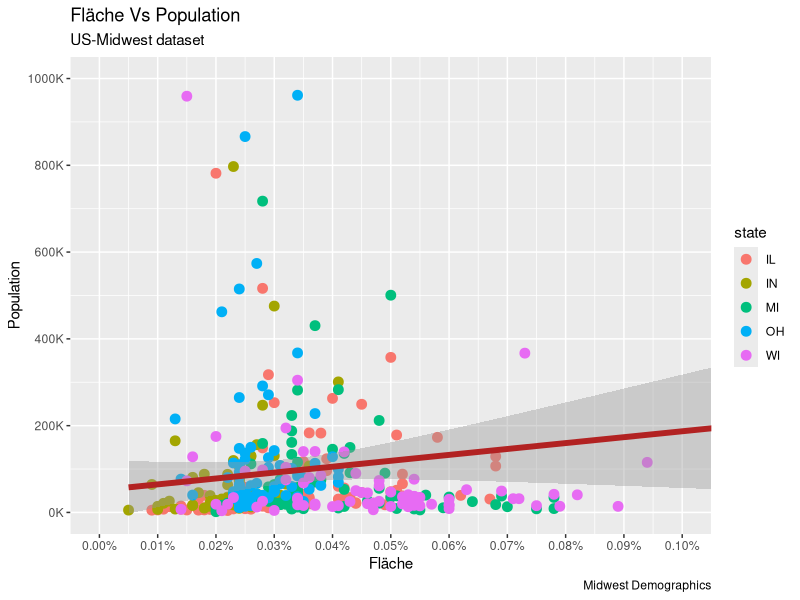
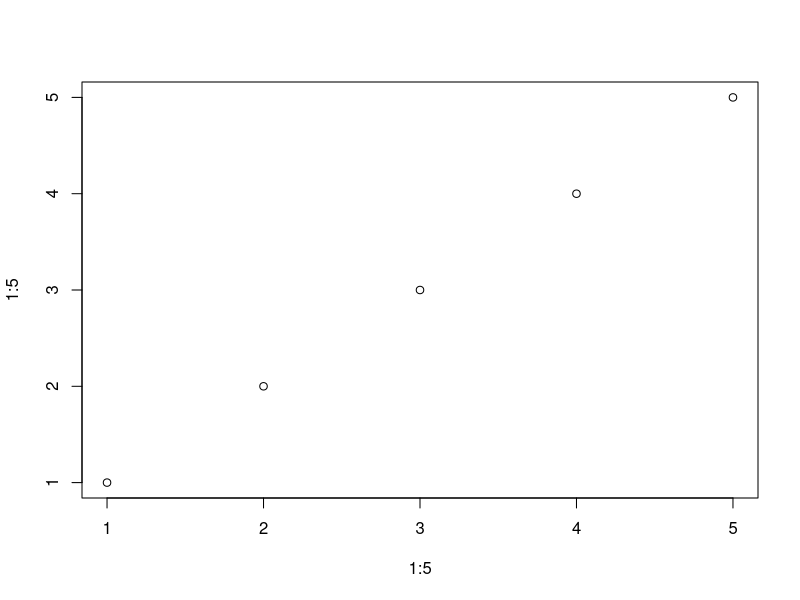
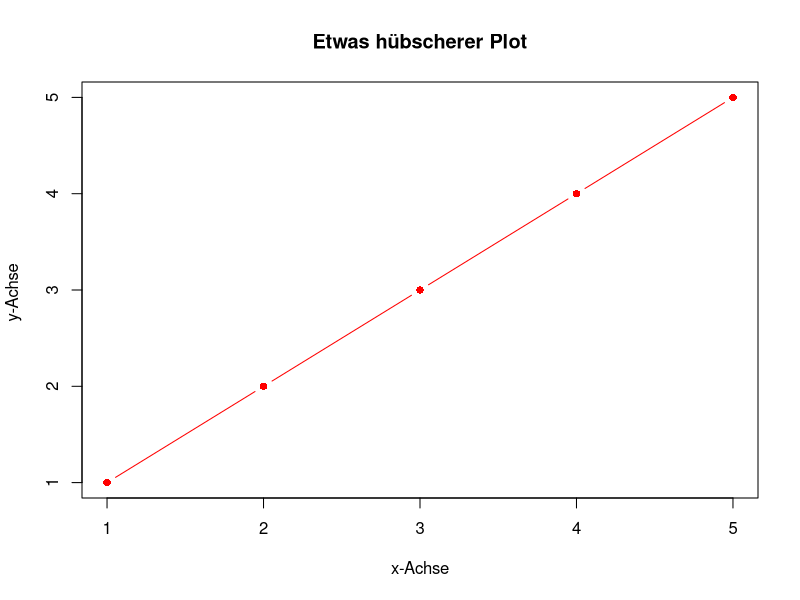
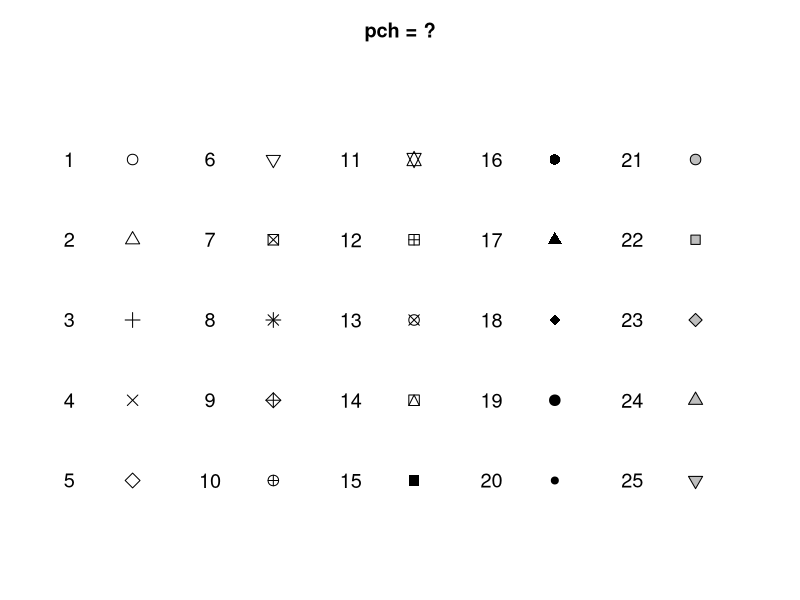
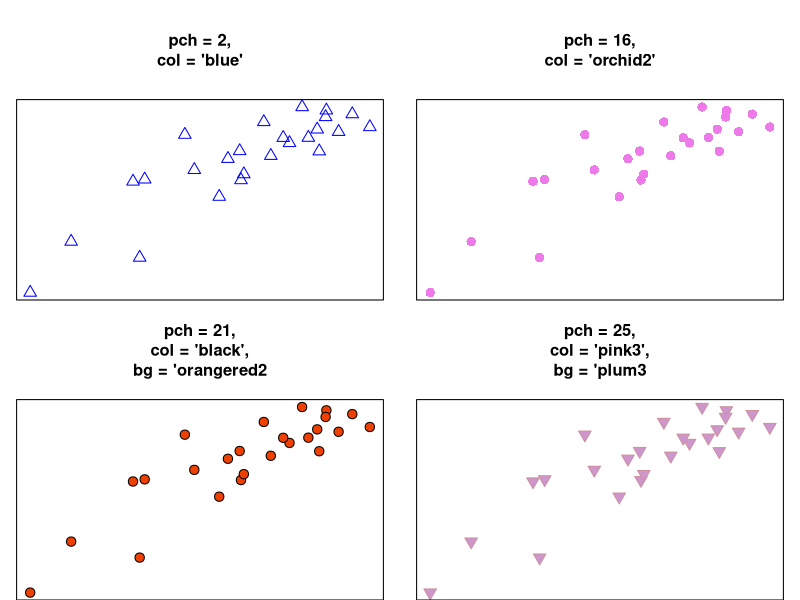
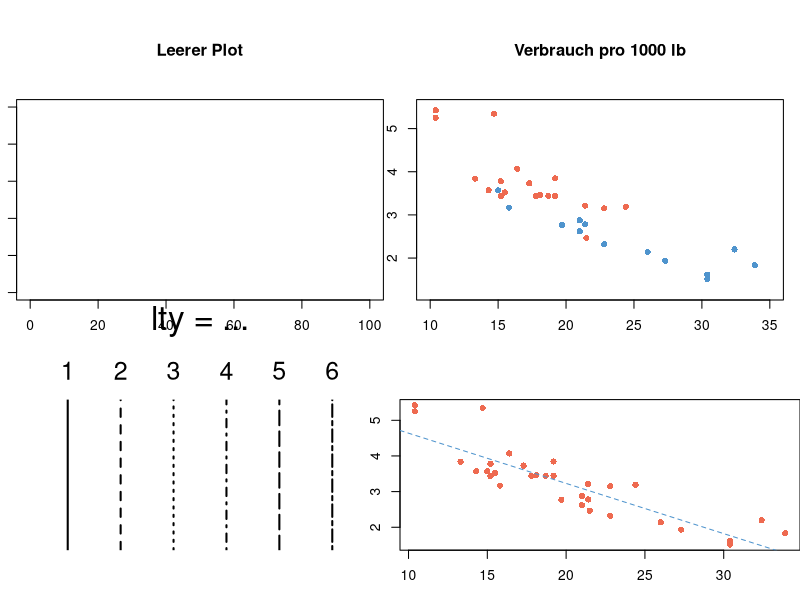
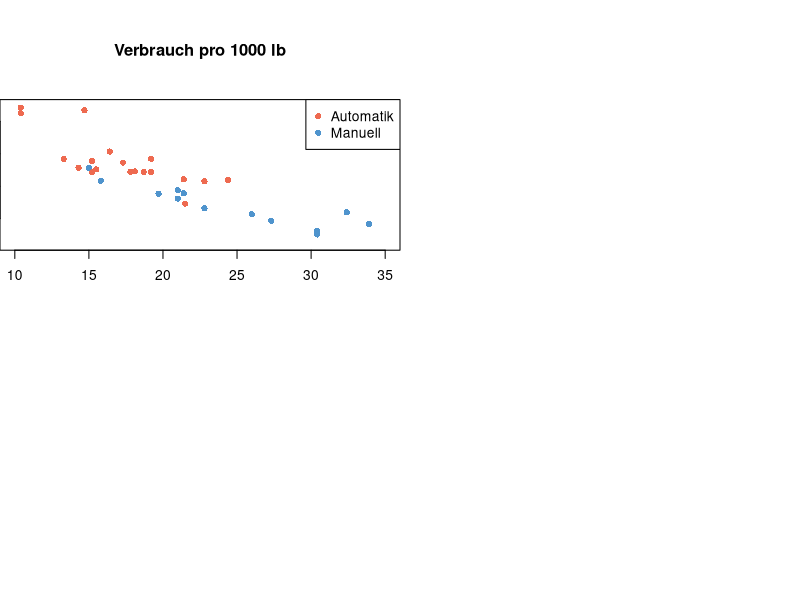
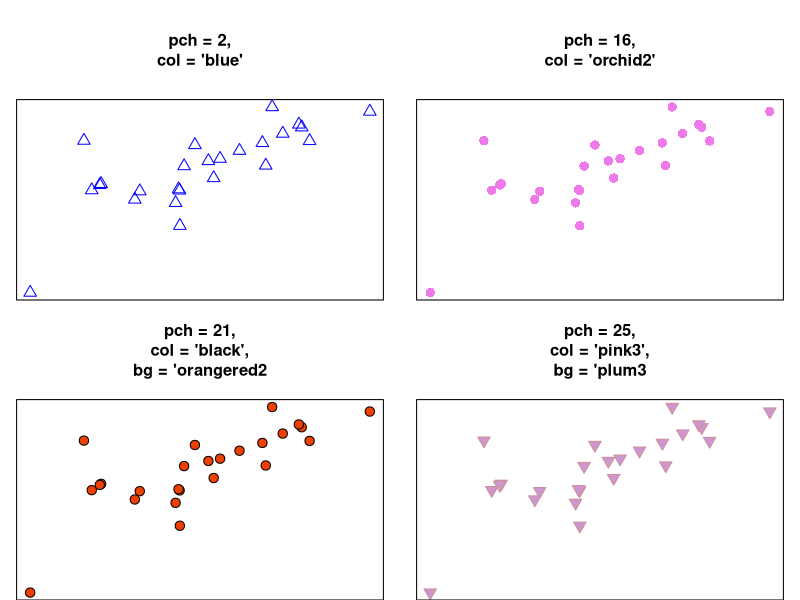

These charts were generated, in order, by the following R code:
## ---- chunk 1
2 + 3
## ---- chunk 2
round(2.5)
## ---- chunk 3
Sys.time()
## ---- chunk 4
1:10
x <- 1:10
## ---- chunk 5
  x <- 13
  x
## ---- chunk 6
  x <- 2
  x
## ---- chunk 7
# Kleines Beispiel eines String-Vectors

  beispiel <- "hallo welt!"
  beispiel
## ---- chunk 8

x <- c(1, 2, 3)

## ---- chunk 9
logicalBSP <- c("FALSE", "TRUE", T, F)
## ---- chunk 10
doublesBSP <- c(42.42, 13.37, 6.66)
## ---- chunk 11
integerBSP <- c(2L,6L,1L,3L,3L)
## ---- chunk 12
stringBSP <- c("Hallo Welt!", "Ich bin R Code!")
## ---- chunk 13

lst1 <- list(3L, "Hallo", c(13.9, 42.22223), c(T, F, TRUE))

## ---- chunk 14

listception <- list(list(list(list())))
  
## ---- chunk 15

sex <- rep(c("w","m"), times = 3)
sex <- factor(sex)
sex

## ---- chunk 16

class(sex)
levels(sex)

## ---- chunk 17

summary(sex)

## ---- chunk 18

m <- matrix(c(1,2,3,4,5,6), ncol = 2, nrow = 3)
m

## ---- chunk 19

a <- array(1:12, c(2, 3, 2))
a
## ---- chunk 20

df <- data.frame(lat = c("51.5454", "53.1438", "35.7034"),
                 lon = c("9.9055", "8.2138", "139.7532"), 
                 value = c("Göttingen", "Oldenburg", "Tokyo"))
df

## ---- chunk 21
alter <- c(13, 42, 39)
names(alter)

names(alter) <- c("Chris", "Henny", "Paul")
alter
## ---- chunk 22
alter <- list("Chris" = 13, Henny = 42, Paul = 39)
alter
## ---- chunk 23
alter$Chris
## ---- chunk 24

m <- matrix(1:4, nrow = 2, ncol = 2)
dimnames(m) <- list(c("a", "b"), c("c", "d"))
m

colnames(m) <- c("h", "f")
rownames(m) <- c("x", "z")
m
## ---- chunk 25

x <- c(1, 2, 3, 4, 5)
y <- c(5, 6, 7, 8, 9)

## ---- chunk 26
# Addition mit Skalaren
x + 100

1:5 + 10
## ---- chunk 27
x + y
y - x
(x + y) / 10

## ---- chunk 28
a <- c(0, 1, NA, 3, 4)
mean(a)
## ---- chunk 29

mean(a, na.rm = TRUE)

## ---- chunk 30
b <- na.omit(a)
mean(b)
## ---- chunk 31
# Laden des Packages ggplot2
  library(ggplot2)
## ---- chunk 32
  
  gg <- ggplot(midwest, aes(x=area, y=poptotal)) + 
    geom_point(aes(col=state), size=3) +
    geom_smooth(method="lm", col="firebrick", size=2) + 
    coord_cartesian(xlim=c(0, 0.1), ylim=c(0, 1000000)) + 
    labs(title="Fläche Vs Population", 
         subtitle="US-Midwest dataset", 
         y="Population", x="Fläche", 
         caption="Midwest Demographics")
  
# Achsenbeschriftung ändern
  gg + scale_x_continuous(breaks=seq(0, 0.1, 0.01), 
                          labels = sprintf("%1.2f%%", 
                                           seq(0, 0.1, 0.01))) + 
    scale_y_continuous(breaks=seq(0, 1000000, 200000), 
                       labels = function(x){paste0(x/1000, 'K')})
  
## ---- chunk 33
for(i in 1:5){
  print(i)
}
## ---- chunk 34
x <- c(6)

if (x == 6) { # Wenn x = 6, dann
  print("x gleich 6")
}

if (x == 5) { # Wenn x = 5, dann
  print("x gleich 5")
} else { # Wenn x nicht gleich 5 dann
  print("x ist ungleich 5")
}
## ---- chunk 35
i <- 1
while (i < 6) {
  print(i)
  i = i+1
}
## ---- chunk 36
f <- function() {
  ## Eine leere Funktion
  }

## ---- chunk 37

f <- function() {
  cat("Hello, world!\n")
}
f()

## ---- chunk 38

f <- function(num) {
       for(i in seq_len(num)) {
               cat("Hello, world!\n")
       }
}

f(2)

## ---- chunk 39
foo <- c("rot", "gruen", "blau", "blau", "gelb", "rot")

# Nur das erste Element des Vektors
foo[1]

# Die ersten vier Elemente
foo[1:4]

# Der erste, dritte und letzte Eintrag
foo[c(1, 3, length(foo))]

## ---- chunk 40
  
# Alle nicht roten Elemente
foo[foo != "rot"]

## ---- chunk 41
m <- matrix(c(1,2,3,4,5,6), ncol = 2, nrow = 3, byrow = TRUE)
m

# Abfrage des Elements in der zweiten Reihe und der ersten Spalte
m[2,1]

## ---- chunk 42
# Alle Elemente der ersten Reihe
m[1, ]

# Alle Elemente der ersten Spalte
m[ , 1]

## ---- chunk 43
x <- list(foo = 1:3, faa = "hallo", faz = 0.3)

## ---- chunk 44

x$foo

x$faa

## ---- chunk 45
x[[1]]

## ---- chunk 46
x[["foo"]]

## ---- chunk 47

# Das Zweite und das dritte Element der Liste
x[c(2,3)]

# Der dritte Eintrag des ersten Elements 
x[[c(1,3)]]
## ---- chunk 48


## ---- chunk 49
  
plot(x = 1:5,
     y = 1:5)

## ---- chunk 50

plot(x = 1:5,
     y = 1:5,                        
     type = "b",                      
     main = "Etwas hübscherer Plot",
     xlab = "x-Achse",
     ylab = "y-Achse ",                
     col = "red",                     
     pch = 16,                        
     cex = 1)                         

## ---- chunk 51
par(mar  = c(1, 1, 3, 1))
plot(x = rep(1:5 + .1, each = 5),
     y = rep(5:1, times = 5),
     pch = 1:25,
     xlab = "", ylab = "", xaxt = "n", yaxt = "n",
     xlim = c(.5, 5.5),
     ylim = c(0, 6),
     bty = "n", bg = "gray", cex = 1.4,
     main = "pch = ?"
     )
text(x = rep(1:5, each = 5) - .35,
     y = rep(5:1, times = 5),
     labels = 1:25, cex = 1.2
     )
## ---- chunk 52
par(mfrow = c(2, 2))
par(mar = c(0, 1, 6, 1))
x.data <- rnorm(25)
y.data <- x.data + rnorm(25)
# Plot 1
plot(x = x.data, y = y.data, xaxt = "n", yaxt = "n", xlab = "", ylab = "", main = "pch = 2,\ncol = 'blue'", 
     pch = 2, col = "blue", cex = 1.5, cex.main = 1.2)
# Plot 2
plot(x = x.data, y = y.data, xaxt = "n", yaxt = "n", xlab = "", ylab = "", main = "pch = 16,\ncol = 'orchid2'", 
     pch = 16, col = "orchid2", cex= 1.5, cex.main = 1.2)
# Plot 3
plot(x = x.data, y = y.data, xaxt = "n", yaxt = "n", xlab = "", ylab = "", main = "pch = 21,\ncol = 'black',\nbg = 'orangered2", 
     cex= 1.5, cex.main = 1.2, 
     pch = 21, col = "black", bg = "orangered2")
# Plot 4
plot(x = x.data, y = y.data, xaxt = "n", yaxt = "n", xlab = "", ylab = "", main = "pch = 25,\ncol = 'pink3',\nbg = 'plum3", 
     cex= 1.5, cex.main = 1.2, 
     pch = 25, col = "pink3", bg = "plum3")
## ---- chunk 53
plot(x = 0,                 
     xlab = "X-Achse", 
     ylab = "Y-Achse",
     xlim = c(0, 100), 
     ylim = c(0, 100),
     main = "Leerer Plot",
     type = "n")

## ---- chunk 54
data(mtcars)
## ---- chunk 55
plot(x = 0,                 
     xlab = "X-Achse", 
     ylab = "Y-Achse",
     xlim = c(10, 35), 
     ylim = c(1.2, 5.5),
     main = "Verbrauch pro 1000 lb",
     type = "n")

# Punkte hinzufügen Automatik
points(x = mtcars$mpg[mtcars$am == 0],
       y = mtcars$wt[mtcars$am == 0],
       pch = 16,
       col = "coral2")
# Punkte hinzufügen Manuell
points(x = mtcars$mpg[mtcars$am == 1],
       y = mtcars$wt[mtcars$am == 1],
       pch = 16,
       col = "steelblue3")
## ---- chunk 56
par(mar = c(3, 0, 6, 0))
plot(1,
     xlim = c(0, 7),
     ylim = c(0, 1),
     type = "n",
     xlab = "lty values",
     ylab = "",
     xaxt = "n",
     yaxt = "n",
     bty = "n",
     main = "")
abline(v = 1:6,
       lty = 1:6,
       lwd = 2)
mtext(1:6,
      side = 3,
      at = 1:6,
      cex = 1.5,
      line = 1)
mtext("lty = ...",
      side = 3,
      at = 3.5,
      line = 4,
      cex = 2)
## ---- chunk 57
plot(x = mtcars$mpg,
     y = mtcars$wt,
     pch = 16,
     col = "coral2")

# Regressionslinie hinzufügen 
abline(lm(wt ~ mpg, data = mtcars), 
       lty = 2,
       col = "steelblue3")
## ---- chunk 58
plot(x = 0,                 
     xlab = "X-Achse", 
     ylab = "Y-Achse",
     xlim = c(10, 35), 
     ylim = c(1.2, 5.5),
     main = "Verbrauch pro 1000 lb",
     type = "n")

# Punkte hinzufügen Automatik
points(x = mtcars$mpg[mtcars$am == 0],
       y = mtcars$wt[mtcars$am == 0],
       pch = 16,
       col = "coral2")
# Punkte hinzufügen Manuell
points(x = mtcars$mpg[mtcars$am == 1],
       y = mtcars$wt[mtcars$am == 1],
       pch = 16,
       col = "steelblue3")
## Legende hinzufügen
legend("topright",
       legend = c("Automatik", "Manuell"),
       col = c('coral2', 'steelblue3'),
       pch = c(16, 16),
       bg = "white")
## ---- chunk 59
# Es soll eine 2 x 2 Plotmatrix enstehen:
par(mfrow = c(2, 2))
par(mar = c(0, 1, 6, 1))
# Daten erschaffen
x.data <- rnorm(25)
y.data <- x.data + rnorm(25)
# Plot 1
plot(x = x.data, y = y.data, xaxt = "n", yaxt = "n", xlab = "", ylab = "", main = "pch = 2,\ncol = 'blue'", 
     pch = 2, col = "blue", cex = 1.5, cex.main = 1.2)
# Plot 2
plot(x = x.data, y = y.data, xaxt = "n", yaxt = "n", xlab = "", ylab = "", main = "pch = 16,\ncol = 'orchid2'", 
     pch = 16, col = "orchid2", cex= 1.5, cex.main = 1.2)
# Plot 3
plot(x = x.data, y = y.data, xaxt = "n", yaxt = "n", xlab = "", ylab = "", main = "pch = 21,\ncol = 'black',\nbg = 'orangered2", 
     cex= 1.5, cex.main = 1.2, 
     pch = 21, col = "black", bg = "orangered2")
# Plot 4
plot(x = x.data, y = y.data, xaxt = "n", yaxt = "n", xlab = "", ylab = "", main = "pch = 25,\ncol = 'pink3',\nbg = 'plum3", 
     cex= 1.5, cex.main = 1.2, 
     pch = 25, col = "pink3", bg = "plum3")

